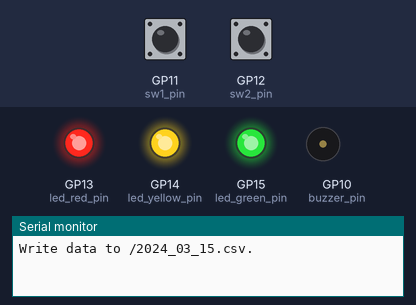
Simulated run of this program. Board: Raspberry Pi Pico. Parts: output pins drawn as LEDs (lit = HIGH), buzzer (waves = sounding), the last lines printed to the serial monitor. Dashed ring = blinking. The inputs (shaded band) are chosen by the test bench; at power-on: GP11 (sw1_pin) HIGH, GP12 (sw2_pin) HIGH. The local clock reads 2024-03-15 10:24:30 at power-on unless the program sets it; storage starts empty.

Above: at 1.2 s.
1.3 s: GP11 (sw1_pin) pulled LOW for 0.15 s
At 2.1 s:
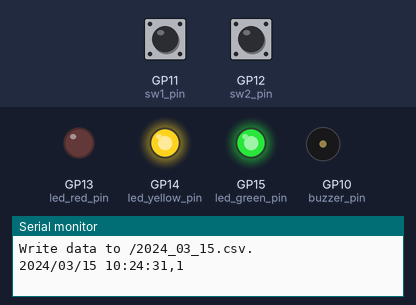
4.4 s: GP12 (sw2_pin) pulled LOW for 0.15 s
At 5.2 s:
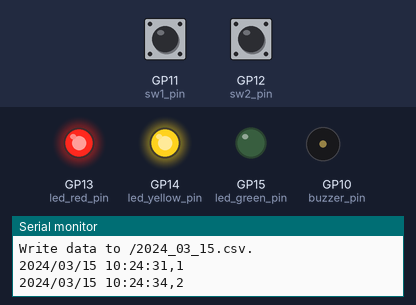
16.4 s: GP11 (sw1_pin) pulsed LOW 5 times (0.12 s each, 0.3 s apart)
At 17.2 s:
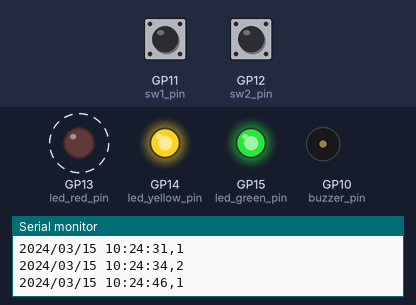
Timing chart, 0 to 20.1 s (numbered marks = the images above; inputs shaded):
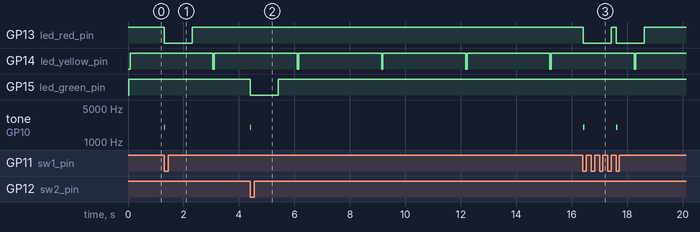

The program:

main.cpp
```cpp
#include <Arduino.h>
#include <Wire.h>
#include <SPI.h>
#include <SD.h>
#include <RTClib.h>

#include "visitor_counter.h"

namespace {
    constexpr const uint32_t delay_ms = 10;

    VisitorCounter visitor_counter;
}

void setup()
{
    visitor_counter.begin();
}

void loop()
{
    visitor_counter.update(delay_ms);

    delay(delay_ms);
}
```

buzzer.h
```cpp
#pragma once

#include <Arduino.h>

class Buzzer
{
    const pin_size_t _pin;

public:
    Buzzer(const pin_size_t pin) : _pin(pin)
    {

    }

    void begin();

    void beep(const uint32_t frequency_hz, const uint32_t duration_ms);
};
```

led.h
```cpp
#pragma once

#include <Arduino.h>

#include "gpio_mode.h"

class LED
{
    const pin_size_t _pin;
    const GPIOMode _gpio_mode;
    uint8_t _pin_status = LOW;

public:
    LED(const pin_size_t pin, const GPIOMode gpio_mode) : _pin(pin), _gpio_mode(gpio_mode)
    {

    }

    void begin();

    void on();

    void off();

    void toggle();
};
```

switch.h
```cpp
#pragma once

#include <Arduino.h>

class Switch
{
    const pin_size_t _pin;
    const PinMode _mode;

public:
    Switch(const pin_size_t pin, const PinMode mode) : _pin(pin), _mode(mode)
    {

    }

    void begin();

    void attach_interrupt(voidFuncPtr callback, const PinStatus pin_status);

    void detach_interrupt();

    const PinStatus read();
};
```

switch_number.h
```cpp
#pragma once

#include <Arduino.h>

enum class SwitchNumber : uint8_t
{
    Switch1 = 1,
    Switch2 = 2
};
```

visitor_counter.h
```cpp
#pragma once

#include <Arduino.h>
#include <Wire.h>
#include <SPI.h>
#include <SD.h>

#include <RTClib.h>

#include "led.h"
#include "switch.h"
#include "switch_number.h"
#include "buzzer.h"

class VisitorCounter
{
    static constexpr const pin_size_t led_red_pin = 13;
    static constexpr const pin_size_t led_yellow_pin = 14;
    static constexpr const pin_size_t led_green_pin = 15;

    static constexpr const pin_size_t sw1_pin = 11;
    static constexpr const pin_size_t sw2_pin = 12;

    static constexpr const pin_size_t buzzer_pin = 10;

    static constexpr const pin_size_t i2c0_sda = 8;
    static constexpr const pin_size_t i2c0_scl = 9;

    static constexpr const pin_size_t spi0_clk = 2;
    static constexpr const pin_size_t spi0_mosi = 3;
    static constexpr const pin_size_t spi0_miso = 4;
    static constexpr const pin_size_t spi0_ss = 5;

    static constexpr const pin_size_t uart0_tx = 0;
    static constexpr const pin_size_t uart0_rx = 1;
    static constexpr const uint32_t uart_baud = 115200;

    static constexpr const size_t str_buffer_size = 128;

    static constexpr const uint32_t buzzer_frequency_hz = 2000;
    static constexpr const uint32_t buzzer_duration_ms = 50;

    static VisitorCounter* _instance;

    LED _led_red = LED(led_red_pin, GPIOMode::Sink);
    LED _led_yellow = LED(led_yellow_pin, GPIOMode::Sink);
    LED _led_green = LED(led_green_pin, GPIOMode::Sink);

    Switch _switch_1 = Switch(sw1_pin, INPUT_PULLUP);
    Switch _switch_2 = Switch(sw2_pin, INPUT_PULLUP);

    Buzzer _buzzer = Buzzer(buzzer_pin);

    File _file = File();

    RTC_PCF8563 _pcf8563 = RTC_PCF8563();

    char _str_buffer[str_buffer_size] = { 0 };
    size_t _str_current = 0;

    bool _is_rtc_configured = false;
    bool _is_csv_opened = false;

    bool _switch_1_pressed = false;
    bool _switch_2_pressed = false;
    uint32_t _switch_count = 0;

    uint32_t _power_count = 0;

    static void on_switch_1_pressed();

    static void on_switch_2_pressed();

    void read_serial();

    void init_sd();

    void init_gpio_interrupt();

    void write_csv(const SwitchNumber switch_number);

public:
    VisitorCounter()
    {
        _instance = this;
    }

    void begin();

    void update(const uint32_t delay_ms);
};
```

buzzer.cpp
```cpp
#include "buzzer.h"

void Buzzer::begin()
{
    pinMode(_pin, OUTPUT);
}

void Buzzer::beep(const uint32_t frequency_hz, const uint32_t duration_ms)
{
    tone(_pin, frequency_hz, duration_ms);
}
```

led.cpp
```cpp
#include "led.h"

void LED::begin()
{
    pinMode(_pin, OUTPUT);
}

void LED::on()
{
    _pin_status = _gpio_mode == GPIOMode::Sink ? LOW : HIGH;
    digitalWrite(_pin, _pin_status);
}

void LED::off()
{
    _pin_status = _gpio_mode == GPIOMode::Sink ? HIGH : LOW;
    digitalWrite(_pin, _pin_status);
}

void LED::toggle()
{
    _pin_status = _pin_status ? LOW : HIGH;
    digitalWrite(_pin, _pin_status);
}
```

switch.cpp
```cpp
#include "switch.h"

void Switch::begin()
{
    pinMode(_pin, _mode);
}

void Switch::attach_interrupt(voidFuncPtr callback, const PinStatus pin_status)
{
    attachInterrupt(_pin, callback, pin_status);
}

void Switch::detach_interrupt()
{
    detachInterrupt(_pin);
}

const PinStatus Switch::read()
{
    return digitalRead(_pin);
}
```

visitor_counter.cpp
```cpp
#include "visitor_counter.h"

VisitorCounter* VisitorCounter::_instance;

void VisitorCounter::begin()
{
    // LED
    _led_red.begin();
    _led_yellow.begin();
    _led_green.begin();

    _led_red.off();
    _led_yellow.off();
    _led_green.off();

    // Switch
    _switch_1.begin();
    _switch_2.begin();

    // Buzzer
    _buzzer.begin();

    // I2C
    Wire.setSDA(i2c0_sda);
    Wire.setSCL(i2c0_scl);

    // SPI
    SPI.setSCK(spi0_clk);
    SPI.setCS(spi0_ss);
    SPI.setRX(spi0_miso);
    SPI.setTX(spi0_mosi);

    // UART
    // USB
    Serial.begin(uart_baud);
    // UART0
    Serial1.setRX(uart0_rx);
    Serial1.setTX(uart0_tx);
    Serial1.begin(uart_baud);

    // PCF8563
    _pcf8563.begin();
    if (_pcf8563.lostPower())
    {
        // 時刻未設定
        Serial.println("RTC is not configured time.");
        _led_red.on();
        delay(100);
        _led_red.off();
        delay(100);
        _led_red.on();
        delay(100);
        _led_red.off();
        delay(100);
        _led_red.on();
        delay(100);
    }

    _is_rtc_configured = true;

    _led_red.off();
    _led_yellow.on();
    _led_green.on();

    // SDカード初期化
    init_sd();
}

void VisitorCounter::update(const uint32_t delay_ms)
{
    // USB CDC読み込み時刻設定
    read_serial();

    // これ以下は要RTC設定
    if (!_is_rtc_configured)
    {
        return;
    }

    if (_power_count < 50)
    {
        _led_yellow.on();
    }
    else
    {
        _led_yellow.off();
    }

    _power_count += delay_ms;

    if (_power_count >= 3000)
    {
        _power_count = 0;
    }

    if (_switch_1_pressed)
    {
        if (_switch_count == 0)
        {
            // SW1押した直後
            _led_red.on();
            _buzzer.beep(buzzer_frequency_hz, buzzer_duration_ms);

            // CSV出力
            write_csv(SwitchNumber::Switch1);
        }

        if (_switch_count >= 1000)
        {
            // 1s経過後
            _switch_count = 0;
            _switch_1_pressed = false;
            _led_red.off();
        }
        else
        {
            _switch_count += delay_ms;
        }
    }

    if (_switch_2_pressed)
    {
        if (_switch_count == 0)
        {
            // SW2押した直後
            _led_green.on();
            _buzzer.beep(buzzer_frequency_hz, buzzer_duration_ms);

            // CSV出力
            write_csv(SwitchNumber::Switch2);
        }

        if (_switch_count >= 1000)
        {
            // 1s経過後
            _switch_count = 0;
            _switch_2_pressed = false;
            _led_green.off();
        }
        else
        {
            _switch_count += delay_ms;
        }
    }
}

void VisitorCounter::on_switch_1_pressed()
{
    if (_instance->_switch_2_pressed)
    {
        return;
    }

    _instance->_switch_1_pressed = true;
}

void VisitorCounter::on_switch_2_pressed()
{
    if (_instance->_switch_1_pressed)
    {
        return;
    }

    _instance->_switch_2_pressed = true;
}

void VisitorCounter::read_serial()
{
    bool enter_command = false;

    while (Serial.available())
    {
        // USB CDC 文字列読み込み
        const char c = Serial.read();

        if (c == 0x08 && _str_current > 0)
        {
            // BackSpace
            _str_buffer[_str_current - 1] = '\0';
            _str_current--;
        }
        else if (c == '\n')
        {
            // Enter
            enter_command = true;
            break;
        }
        else if (c >= 0x20 && c < 0x7F && _str_current <= str_buffer_size - 1)
        {
            // 文字列
            _str_buffer[_str_current] = c;
            _str_current++;
        }
    }

    if (enter_command)
    {
        // コマンド解釈
        if (strstr(_str_buffer, "get") != nullptr)
        {
            // get
            // 時刻取得
            const DateTime date_time = _pcf8563.now();

            Serial.printf("%04d/%02d/%02d %02d:%02d:%02d\n", date_time.year(), date_time.month(), date_time.day(), date_time.hour(), date_time.minute(), date_time.second());
        }
        else if (strstr(_str_buffer, "set") != nullptr)
        {
            // set
            // 時刻設定
            int32_t years = 2000;
            int32_t months = 1;
            int32_t days = 1;
            int32_t hours = 0;
            int32_t minutes = 0;
            int32_t seconds = 0;

            sscanf(_str_buffer + 4, "%d/%d/%d %d:%d:%d", &years, &months, &days, &hours, &minutes, &seconds);

            Serial.println("Adjust to RTC...");

            const DateTime date_time(years, months, days, hours, minutes, seconds);
            _pcf8563.adjust(date_time);

            if (!_pcf8563.lostPower())
            {
                // 設定完了
                Serial.println("RTC configure OK.");

                _is_rtc_configured = true;

                _led_red.off();

                // SDカード初期化
                init_sd();
            }
        }
        else
        {
            Serial.println("Invalid command.");
        }

        // バッファリセット
        memset(_str_buffer, 0x00, str_buffer_size);
        _str_current = 0;
    }
}

void VisitorCounter::init_sd()
{
    if (_is_csv_opened)
    {
        return;
    }

    // SD
    const bool sd_initialized = SD.begin(spi0_ss);

    if (!sd_initialized)
    {
        Serial.println("TF init failed.");
        return;
    }

    _led_green.off();

    // 時刻取得
    const DateTime date_time = _pcf8563.now();
    // ファイル名生成
    char file_name[24] = { 0 };
    snprintf(file_name, sizeof(file_name), "/%04d_%02d_%02d.csv", date_time.year(), date_time.month(), date_time.day());
    // 日付の名前でファイルを開く
    // 無ければ新規作成、有れば末尾に追記
    _file = SD.open(file_name, FILE_WRITE);

    char message[41] = { 0 };

    if (!_file)
    {
        // ファイル開けなかった
        snprintf(message, sizeof(message), "File %s open failed.", file_name);
        Serial.println(message);
        return;
    }

    _is_csv_opened = true;

    // ファイル開いた
    snprintf(message, sizeof(message), "Write data to %s.", file_name);
    Serial.println(message);

    _led_yellow.off();

    // GPIO割り込み有効化
    init_gpio_interrupt();
}

void VisitorCounter::init_gpio_interrupt()
{
    // Switch 割り込み有効化
    _switch_1.attach_interrupt(on_switch_1_pressed, LOW);
    _switch_2.attach_interrupt(on_switch_2_pressed, LOW);
}

void VisitorCounter::write_csv(const SwitchNumber switch_number)
{
    if (!_is_csv_opened || !_is_rtc_configured || !_file)
    {
        return;
    }

    const DateTime date_time = _pcf8563.now();

    char str[36] = { 0 };
    snprintf(str, sizeof(str), "%04d/%02d/%02d %02d:%02d:%02d,%d", date_time.year(), date_time.month(), date_time.day(), date_time.hour(), date_time.minute(), date_time.second(), static_cast<uint8_t>(switch_number));

    Serial.println(str);

    _file.println(str);
    _file.flush();
}
```

gpio_mode.h
```cpp
#pragma once

#include <Arduino.h>

enum class GPIOMode : uint8_t
{
    Source = 0,
    Sink = 1
};
```

Measured:
- after the input at 1.3 s, GP13 (led_red_pin): HIGH → LOW at once, → HIGH 1.0 s later; tone on GP10 (buzzer_pin): silent → 2000 Hz at once, → silent 0.05 s later
- after the input at 4.4 s, GP15 (led_green_pin): HIGH → LOW at once, → HIGH 1.0 s later; tone on GP10 (buzzer_pin): silent → 2000 Hz at once, → silent 0.05 s later
- after the input at 16.4 s, GP13 (led_red_pin): alternates HIGH for 0.18 s and LOW for 1.0 s, 4 changes in all, then stays HIGH, starting at once; tone on GP10 (buzzer_pin): alternates 2000 Hz for 0.05 s and silent for 1.1 s, 4 changes in all, then stays silent, starting at once
- by itself, GP14 (led_yellow_pin): alternates HIGH for 3.0 s and LOW for 0.05 s
